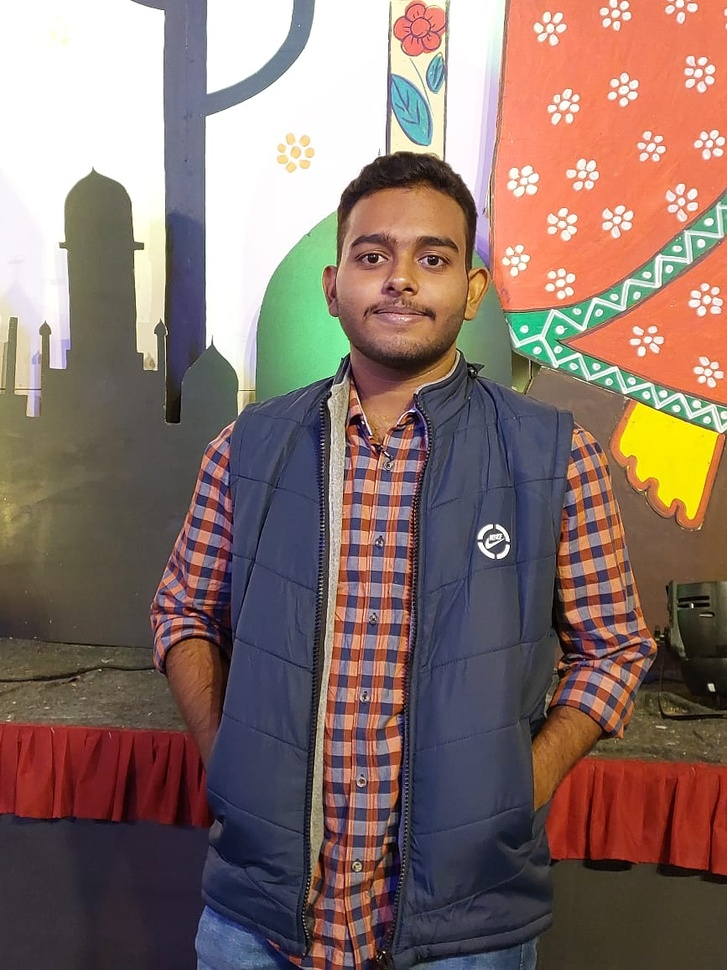
#> input picture Spal.jpg, 727 x 970 px, shrunk from 867 x 1156 before the run
$ python -i verify_deepface.py   (imports and definitions only)
#> lines starting #> are read from the running program, lines starting #| are printed output that depends on the picture
#> further down, picture is the input picture: shape (970, 727, 3); mean B, G, R 106.1, 113.5, 136.3
"""
verify_deepface.py  (OPTIONAL — more accurate)
"""

import argparse
import os
import sys
import cv2
import time

try:
    from deepface import DeepFace
except ImportError:
    print("Install with:  pip install deepface tf-keras")
    sys.exit(1)

KNOWN_DIR = "known_faces"
MODEL = "Facenet"          # other options: "ArcFace", "VGG-Face", "SFace"
DETECTOR = "ssd"           # ssd is fast AND reliable; opencv often misses faces
METRIC = "cosine"


# [21 lines left out: functions verify_pair, run_pair, not called in this run]


def preprocess_frame(frame):
    """Improve webcam frame quality for better face detection."""
    # Convert to LAB and apply CLAHE to lightness channel for better contrast
    lab = cv2.cvtColor(frame, cv2.COLOR_BGR2LAB)
#> lab: shape (970, 727, 3); mean of channels 0, 1, 2 125.4, 137.3, 135.8
    l, a, b = cv2.split(lab)
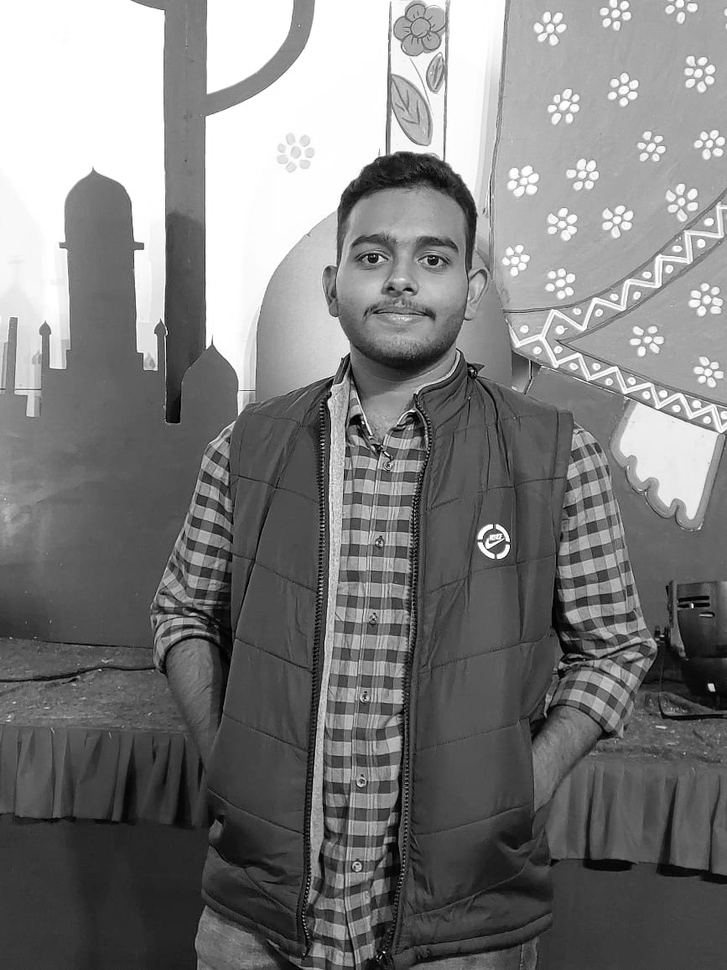
#> l: shape (970, 727); min 0, max 255, mean 125.4
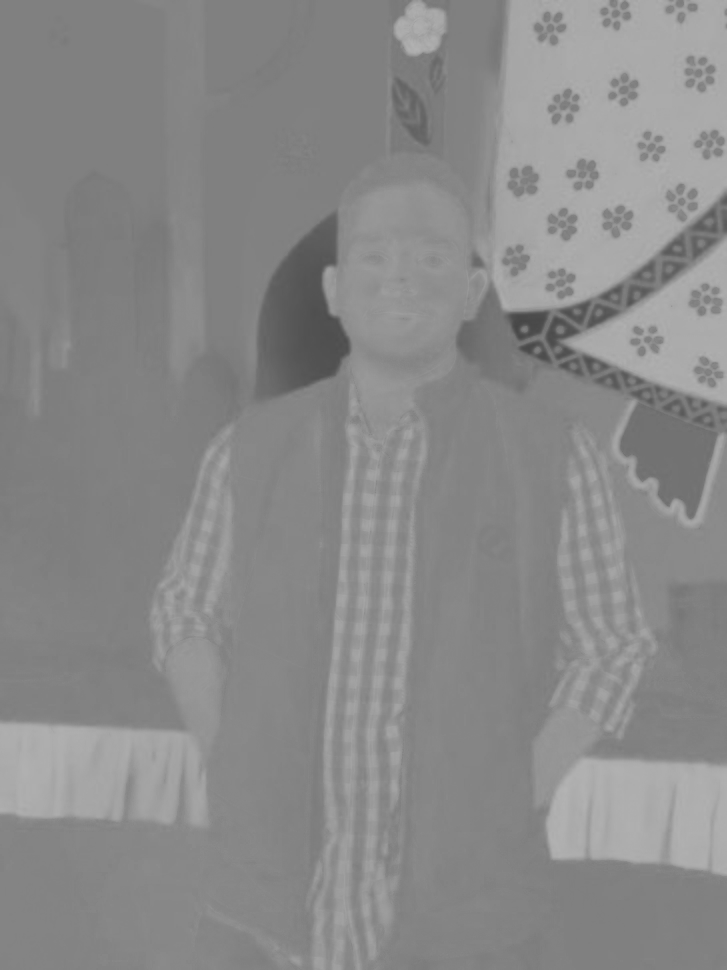
#> a: shape (970, 727); min 69, max 180, mean 137.3
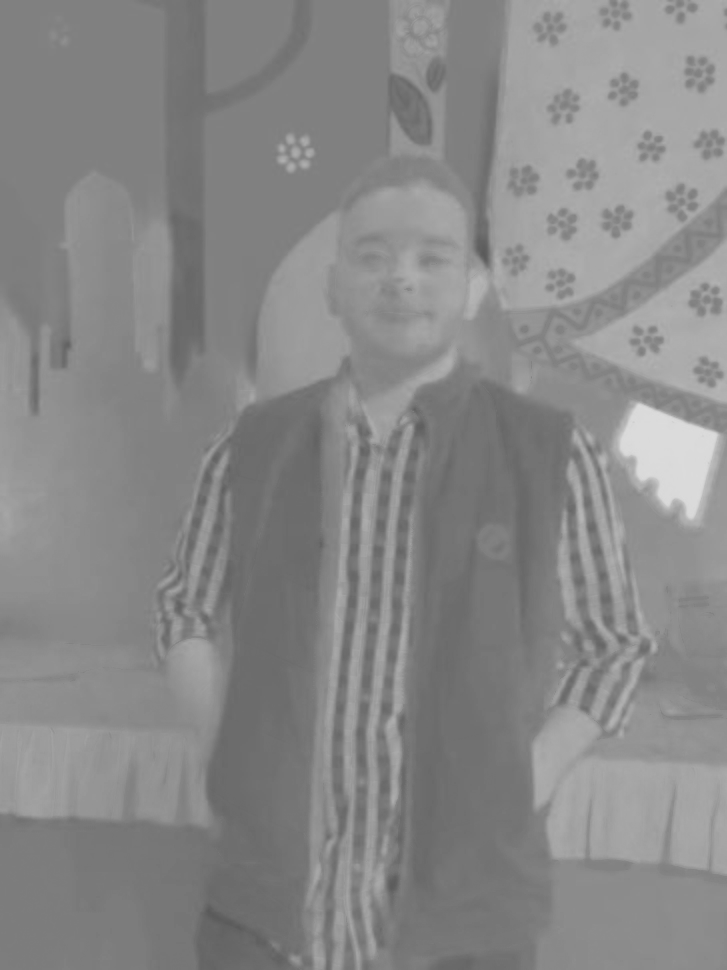
#> b: shape (970, 727); min 90, max 221, mean 135.8
    clahe = cv2.createCLAHE(clipLimit=2.0, tileGridSize=(8, 8))
    l = clahe.apply(l)
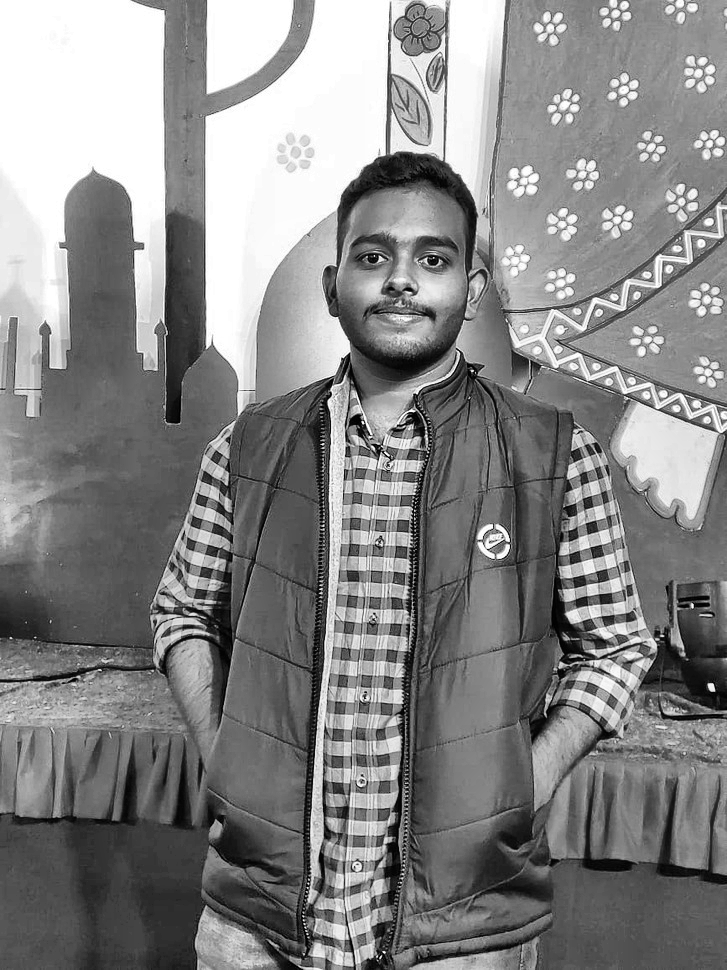
#> l: shape (970, 727); min 0, max 255, mean 134
    lab = cv2.merge([l, a, b])
#> lab: shape (970, 727, 3); mean of channels 0, 1, 2 134, 137.3, 135.8
    return cv2.cvtColor(lab, cv2.COLOR_LAB2BGR)
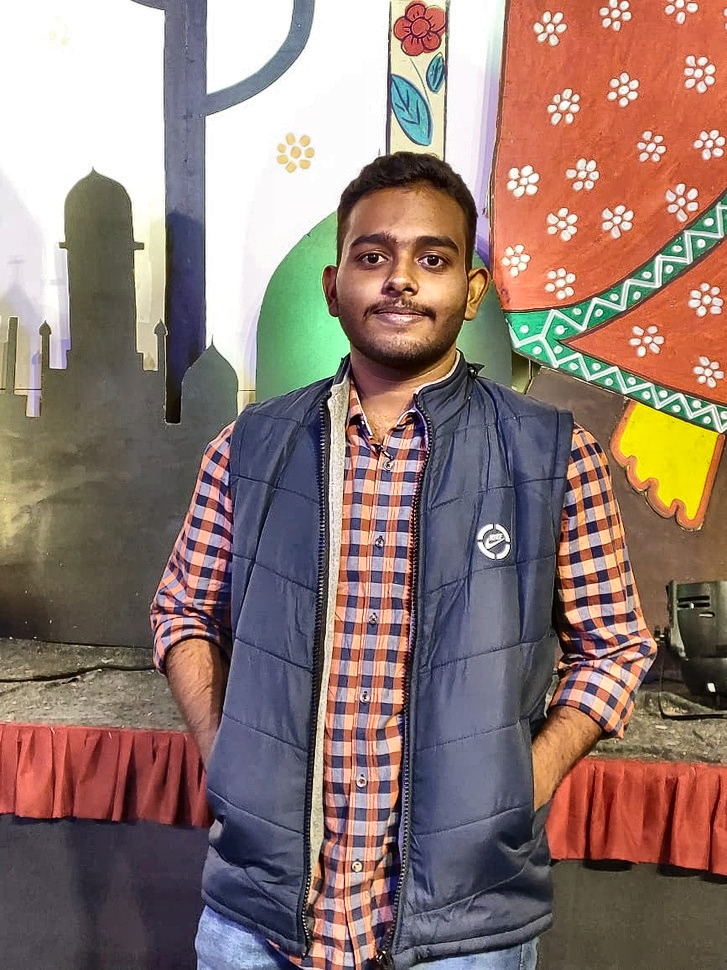
#> returned value: shape (970, 727, 3); mean B, G, R 114.3, 121.7, 144.4


# [71 lines left out: function run_webcam, not called in this run]


# [12 lines not run here, left out]

>>> import cv2
>>> picture = cv2.imread('Spal.jpg')
>>> result = preprocess_frame(picture)
